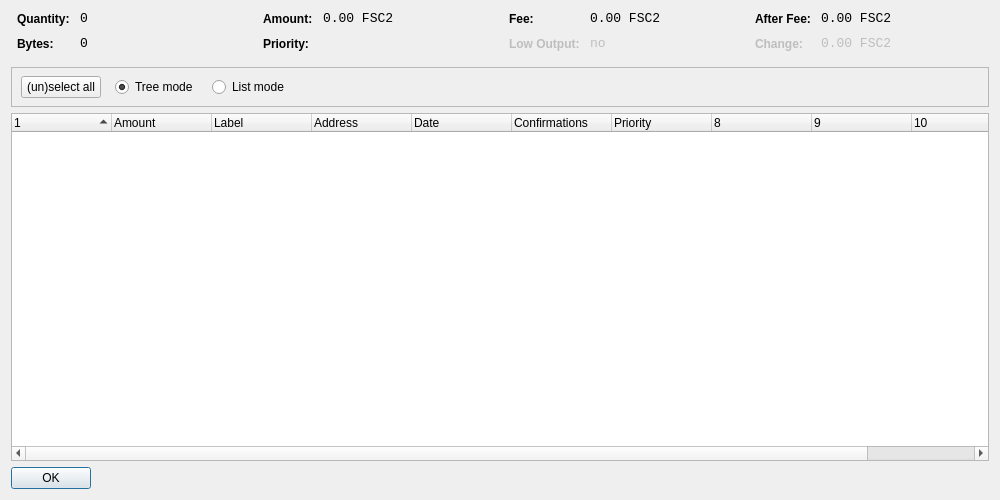
<?xml version="1.0" encoding="UTF-8"?>
<ui version="4.0">
 <class>CoinControlDialog</class>
 <widget class="QDialog" name="CoinControlDialog">
  <property name="geometry">
   <rect>
    <x>0</x>
    <y>0</y>
    <width>1000</width>
    <height>500</height>
   </rect>
  </property>
  <property name="windowTitle">
   <string>Coin Control</string>
  </property>
  <layout class="QVBoxLayout" name="verticalLayout">
   <item>
    <layout class="QHBoxLayout" name="horizontalLayoutTop" stretch="0,0,0,0">
     <property name="topMargin">
      <number>0</number>
     </property>
     <property name="bottomMargin">
      <number>10</number>
     </property>
     <item>
      <layout class="QFormLayout" name="formLayoutCoinControl1">
       <property name="horizontalSpacing">
        <number>10</number>
       </property>
       <property name="verticalSpacing">
        <number>10</number>
       </property>
       <property name="leftMargin">
        <number>6</number>
       </property>
       <property name="rightMargin">
        <number>6</number>
       </property>
       <item row="0" column="0">
        <widget class="QLabel" name="labelCoinControlQuantityText">
         <property name="styleSheet">
          <string notr="true">font-weight:bold;</string>
         </property>
         <property name="text">
          <string>Quantity:</string>
         </property>
        </widget>
       </item>
       <item row="0" column="1">
        <widget class="QLabel" name="labelCoinControlQuantity">
         <property name="font">
          <font>
           <family>Monospace</family>
           <pointsize>10</pointsize>
          </font>
         </property>
         <property name="cursor">
          <cursorShape>IBeamCursor</cursorShape>
         </property>
         <property name="contextMenuPolicy">
          <enum>Qt::ActionsContextMenu</enum>
         </property>
         <property name="text">
          <string notr="true">0</string>
         </property>
         <property name="textInteractionFlags">
          <set>Qt::LinksAccessibleByMouse|Qt::TextSelectableByKeyboard|Qt::TextSelectableByMouse</set>
         </property>
        </widget>
       </item>
       <item row="1" column="0">
        <widget class="QLabel" name="labelCoinControlBytesText">
         <property name="styleSheet">
          <string notr="true">font-weight:bold;</string>
         </property>
         <property name="text">
          <string>Bytes:</string>
         </property>
        </widget>
       </item>
       <item row="1" column="1">
        <widget class="QLabel" name="labelCoinControlBytes">
         <property name="font">
          <font>
           <family>Monospace</family>
           <pointsize>10</pointsize>
          </font>
         </property>
         <property name="cursor">
          <cursorShape>IBeamCursor</cursorShape>
         </property>
         <property name="contextMenuPolicy">
          <enum>Qt::ActionsContextMenu</enum>
         </property>
         <property name="text">
          <string notr="true">0</string>
         </property>
         <property name="textInteractionFlags">
          <set>Qt::LinksAccessibleByMouse|Qt::TextSelectableByKeyboard|Qt::TextSelectableByMouse</set>
         </property>
        </widget>
       </item>
      </layout>
     </item>
     <item>
      <layout class="QFormLayout" name="formLayoutCoinControl2">
       <property name="horizontalSpacing">
        <number>10</number>
       </property>
       <property name="verticalSpacing">
        <number>10</number>
       </property>
       <property name="leftMargin">
        <number>6</number>
       </property>
       <property name="rightMargin">
        <number>6</number>
       </property>
       <item row="0" column="0">
        <widget class="QLabel" name="labelCoinControlAmountText">
         <property name="styleSheet">
          <string notr="true">font-weight:bold;</string>
         </property>
         <property name="text">
          <string>Amount:</string>
         </property>
        </widget>
       </item>
       <item row="0" column="1">
        <widget class="QLabel" name="labelCoinControlAmount">
         <property name="font">
          <font>
           <family>Monospace</family>
           <pointsize>10</pointsize>
          </font>
         </property>
         <property name="cursor">
          <cursorShape>IBeamCursor</cursorShape>
         </property>
         <property name="contextMenuPolicy">
          <enum>Qt::ActionsContextMenu</enum>
         </property>
         <property name="text">
          <string notr="true">0.00 FSC2</string>
         </property>
         <property name="textInteractionFlags">
          <set>Qt::LinksAccessibleByMouse|Qt::TextSelectableByKeyboard|Qt::TextSelectableByMouse</set>
         </property>
        </widget>
       </item>
       <item row="1" column="0">
        <widget class="QLabel" name="labelCoinControlPriorityText">
         <property name="styleSheet">
          <string notr="true">font-weight:bold;</string>
         </property>
         <property name="text">
          <string>Priority:</string>
         </property>
        </widget>
       </item>
       <item row="1" column="1">
        <widget class="QLabel" name="labelCoinControlPriority">
         <property name="font">
          <font>
           <family>Monospace</family>
           <pointsize>10</pointsize>
          </font>
         </property>
         <property name="cursor">
          <cursorShape>IBeamCursor</cursorShape>
         </property>
         <property name="contextMenuPolicy">
          <enum>Qt::ActionsContextMenu</enum>
         </property>
         <property name="text">
          <string/>
         </property>
         <property name="textInteractionFlags">
          <set>Qt::LinksAccessibleByMouse|Qt::TextSelectableByKeyboard|Qt::TextSelectableByMouse</set>
         </property>
        </widget>
       </item>
      </layout>
     </item>
     <item>
      <layout class="QFormLayout" name="formLayoutCoinControl3">
       <property name="horizontalSpacing">
        <number>10</number>
       </property>
       <property name="verticalSpacing">
        <number>10</number>
       </property>
       <property name="leftMargin">
        <number>6</number>
       </property>
       <property name="rightMargin">
        <number>6</number>
       </property>
       <item row="0" column="0">
        <widget class="QLabel" name="labelCoinControlFeeText">
         <property name="styleSheet">
          <string notr="true">font-weight:bold;</string>
         </property>
         <property name="text">
          <string>Fee:</string>
         </property>
        </widget>
       </item>
       <item row="0" column="1">
        <widget class="QLabel" name="labelCoinControlFee">
         <property name="font">
          <font>
           <family>Monospace</family>
           <pointsize>10</pointsize>
          </font>
         </property>
         <property name="cursor">
          <cursorShape>IBeamCursor</cursorShape>
         </property>
         <property name="contextMenuPolicy">
          <enum>Qt::ActionsContextMenu</enum>
         </property>
         <property name="text">
          <string notr="true">0.00 FSC2</string>
         </property>
         <property name="textInteractionFlags">
          <set>Qt::LinksAccessibleByMouse|Qt::TextSelectableByKeyboard|Qt::TextSelectableByMouse</set>
         </property>
        </widget>
       </item>
       <item row="1" column="0">
        <widget class="QLabel" name="labelCoinControlLowOutputText">
         <property name="enabled">
          <bool>false</bool>
         </property>
         <property name="styleSheet">
          <string notr="true">font-weight:bold;</string>
         </property>
         <property name="text">
          <string>Low Output:</string>
         </property>
        </widget>
       </item>
       <item row="1" column="1">
        <widget class="QLabel" name="labelCoinControlLowOutput">
         <property name="enabled">
          <bool>false</bool>
         </property>
         <property name="font">
          <font>
           <family>Monospace</family>
           <pointsize>10</pointsize>
          </font>
         </property>
         <property name="cursor">
          <cursorShape>IBeamCursor</cursorShape>
         </property>
         <property name="contextMenuPolicy">
          <enum>Qt::ActionsContextMenu</enum>
         </property>
         <property name="text">
          <string notr="true">no</string>
         </property>
         <property name="textInteractionFlags">
          <set>Qt::LinksAccessibleByMouse|Qt::TextSelectableByKeyboard|Qt::TextSelectableByMouse</set>
         </property>
        </widget>
       </item>
      </layout>
     </item>
     <item>
      <layout class="QFormLayout" name="formLayoutCoinControl4">
       <property name="horizontalSpacing">
        <number>10</number>
       </property>
       <property name="verticalSpacing">
        <number>10</number>
       </property>
       <property name="leftMargin">
        <number>6</number>
       </property>
       <property name="rightMargin">
        <number>6</number>
       </property>
       <item row="0" column="0">
        <widget class="QLabel" name="labelCoinControlAfterFeeText">
         <property name="styleSheet">
          <string notr="true">font-weight:bold;</string>
         </property>
         <property name="text">
          <string>After Fee:</string>
         </property>
        </widget>
       </item>
       <item row="0" column="1">
        <widget class="QLabel" name="labelCoinControlAfterFee">
         <property name="font">
          <font>
           <family>Monospace</family>
           <pointsize>10</pointsize>
          </font>
         </property>
         <property name="cursor">
          <cursorShape>IBeamCursor</cursorShape>
         </property>
         <property name="contextMenuPolicy">
          <enum>Qt::ActionsContextMenu</enum>
         </property>
         <property name="text">
          <string notr="true">0.00 FSC2</string>
         </property>
         <property name="textInteractionFlags">
          <set>Qt::LinksAccessibleByMouse|Qt::TextSelectableByKeyboard|Qt::TextSelectableByMouse</set>
         </property>
        </widget>
       </item>
       <item row="1" column="0">
        <widget class="QLabel" name="labelCoinControlChangeText">
         <property name="enabled">
          <bool>false</bool>
         </property>
         <property name="styleSheet">
          <string notr="true">font-weight:bold;</string>
         </property>
         <property name="text">
          <string>Change:</string>
         </property>
        </widget>
       </item>
       <item row="1" column="1">
        <widget class="QLabel" name="labelCoinControlChange">
         <property name="enabled">
          <bool>false</bool>
         </property>
         <property name="font">
          <font>
           <family>Monospace</family>
           <pointsize>10</pointsize>
          </font>
         </property>
         <property name="cursor">
          <cursorShape>IBeamCursor</cursorShape>
         </property>
         <property name="contextMenuPolicy">
          <enum>Qt::ActionsContextMenu</enum>
         </property>
         <property name="text">
          <string notr="true">0.00 FSC2</string>
         </property>
         <property name="textInteractionFlags">
          <set>Qt::LinksAccessibleByMouse|Qt::TextSelectableByKeyboard|Qt::TextSelectableByMouse</set>
         </property>
        </widget>
       </item>
      </layout>
     </item>
    </layout>
   </item>
   <item>
    <widget class="QFrame" name="frame">
     <property name="minimumSize">
      <size>
       <width>0</width>
       <height>40</height>
      </size>
     </property>
     <property name="frameShape">
      <enum>QFrame::StyledPanel</enum>
     </property>
     <property name="frameShadow">
      <enum>QFrame::Sunken</enum>
     </property>
     <widget class="QWidget" name="horizontalLayoutWidget">
      <property name="geometry">
       <rect>
        <x>10</x>
        <y>0</y>
        <width>781</width>
        <height>41</height>
       </rect>
      </property>
      <layout class="QHBoxLayout" name="horizontalLayoutPanel" stretch="0,0,0,0,0">
       <property name="spacing">
        <number>14</number>
       </property>
       <item>
        <widget class="QPushButton" name="pushButtonSelectAll">
         <property name="sizePolicy">
          <sizepolicy hsizetype="Maximum" vsizetype="Fixed">
           <horstretch>0</horstretch>
           <verstretch>0</verstretch>
          </sizepolicy>
         </property>
         <property name="text">
          <string>(un)select all</string>
         </property>
        </widget>
       </item>
       <item>
        <widget class="QRadioButton" name="radioTreeMode">
         <property name="sizePolicy">
          <sizepolicy hsizetype="Maximum" vsizetype="Fixed">
           <horstretch>0</horstretch>
           <verstretch>0</verstretch>
          </sizepolicy>
         </property>
         <property name="text">
          <string>Tree mode</string>
         </property>
         <property name="checked">
          <bool>true</bool>
         </property>
        </widget>
       </item>
       <item>
        <widget class="QRadioButton" name="radioListMode">
         <property name="sizePolicy">
          <sizepolicy hsizetype="Maximum" vsizetype="Fixed">
           <horstretch>0</horstretch>
           <verstretch>0</verstretch>
          </sizepolicy>
         </property>
         <property name="text">
          <string>List mode</string>
         </property>
        </widget>
       </item>
       <item>
        <spacer name="horizontalSpacer">
         <property name="orientation">
          <enum>Qt::Horizontal</enum>
         </property>
         <property name="sizeHint" stdset="0">
          <size>
           <width>40</width>
           <height>20</height>
          </size>
         </property>
        </spacer>
       </item>
      </layout>
     </widget>
    </widget>
   </item>
   <item>
    <widget class="CoinControlTreeWidget" name="treeWidget">
     <property name="contextMenuPolicy">
      <enum>Qt::CustomContextMenu</enum>
     </property>
     <property name="sortingEnabled">
      <bool>false</bool>
     </property>
     <property name="columnCount">
      <number>11</number>
     </property>
     <attribute name="headerShowSortIndicator" stdset="0">
      <bool>true</bool>
     </attribute>
     <attribute name="headerStretchLastSection">
      <bool>false</bool>
     </attribute>
     <column>
      <property name="text">
       <string/>
      </property>
     </column>
     <column>
      <property name="text">
       <string>Amount</string>
      </property>
     </column>
     <column>
      <property name="text">
       <string>Label</string>
      </property>
     </column>
     <column>
      <property name="text">
       <string>Address</string>
      </property>
     </column>
     <column>
      <property name="text">
       <string>Date</string>
      </property>
     </column>
     <column>
      <property name="text">
       <string>Confirmations</string>
      </property>
      <property name="toolTip">
       <string>Confirmed</string>
      </property>
     </column>
     <column>
      <property name="text">
       <string>Priority</string>
      </property>
     </column>
     <column>
      <property name="text">
       <string/>
      </property>
     </column>
     <column>
      <property name="text">
       <string/>
      </property>
     </column>
     <column>
      <property name="text">
       <string/>
      </property>
     </column>
     <column>
      <property name="text">
       <string/>
      </property>
     </column>
    </widget>
   </item>
   <item>
    <widget class="QDialogButtonBox" name="buttonBox">
     <property name="sizePolicy">
      <sizepolicy hsizetype="Maximum" vsizetype="Fixed">
       <horstretch>0</horstretch>
       <verstretch>0</verstretch>
      </sizepolicy>
     </property>
     <property name="orientation">
      <enum>Qt::Horizontal</enum>
     </property>
     <property name="standardButtons">
      <set>QDialogButtonBox::Ok</set>
     </property>
    </widget>
   </item>
  </layout>
 </widget>
 <customwidgets>
  <customwidget>
   <class>CoinControlTreeWidget</class>
   <extends>QTreeWidget</extends>
   <header>coincontroltreewidget.h</header>
  </customwidget>
 </customwidgets>
 <resources/>
 <connections/>
</ui>
